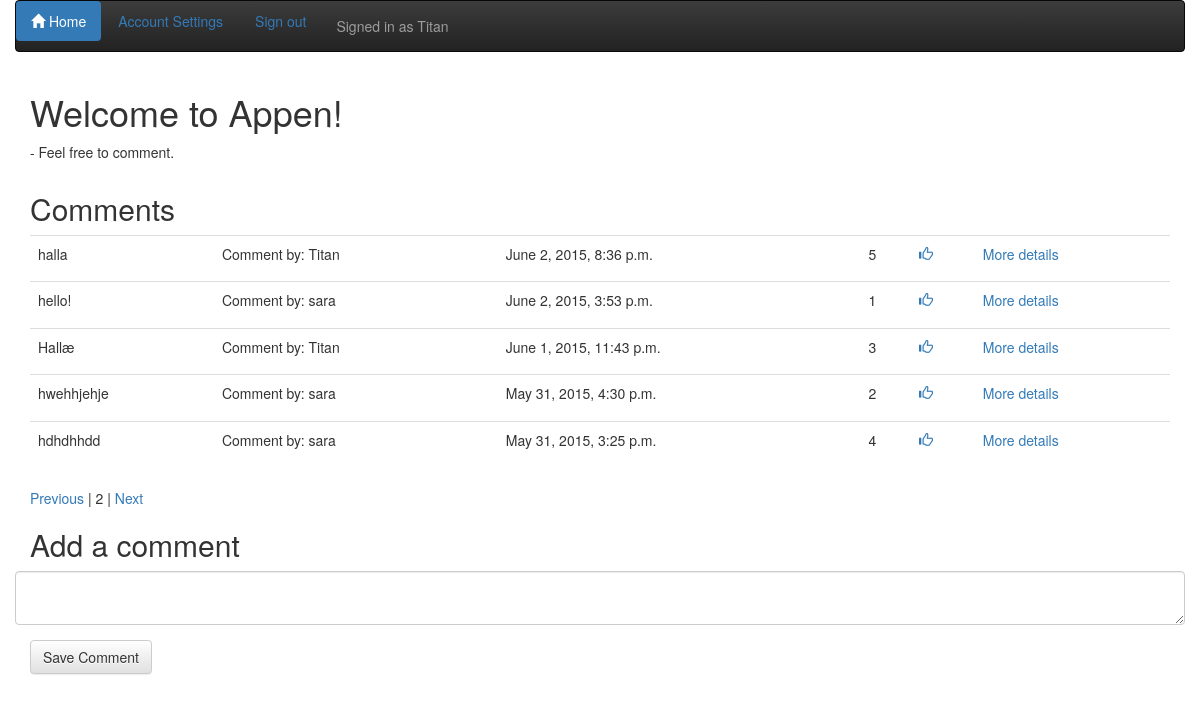
/?page=2 (signed in), run on the app's committed database.
### theme/models.py (models this page shows, shortened)
class Comment(models.Model):
	comment = models.TextField()
	likes = models.PositiveIntegerField(default=0)
	comment_by = models.ForeignKey(User, related_name="written_comments")
	comment_datetime = models.DateTimeField()
	class Meta:
		ordering = ['-comment_datetime']

### theme/views.py (the view, shortened to what this page needs)
# urls.py: url(r'^$', views.frontpage, name='frontpage'),
def frontpage(request):
	comments = Comment.objects.all()
	page_number = request.GET.get('page', 1)
	paginator = Paginator(comments, 5)
	try:
		comments = paginator.page(page_number)
	except PageNotAnInteger:
		comments = paginator.page(1)
	except EmptyPage:
		comments = paginator.page(paginator.num_pages)
	context = {
		'comments': comments,
	}
	return render(request, 'theme/frontpage.html', context)

### theme/templates/theme/frontpage.html (shortened to what this page needs)
{% extends 'theme/base.html' %}
{% block container %}
{% if user.is_authenticated %}
	<div class="container">
		<h1>Welcome to Appen!</h1>
		<p>- Feel free to comment.</p>
	</div>
	<div class="container">
	<div class="row">
		<div class="col-sm-12">
			<h2>Comments</h2>
			<table class="table">
			{% for comment in comments %}
				<tr>
					<td><p>{{ comment.comment }}</p></td>
					<td>Comment by: {{ comment.comment_by }}</td>
					<td>{{ comment.comment_datetime }}</td>
					<td id="id-likes-for-comment-{{ comment.id }}">{{ comment.likes }}</td>
					<td><a href="" class="add-comment-link" data-commentid="{{ comment.id }}"><span class="glyphicon glyphicon-thumbs-up" aria-hidden="true"></span></a></td>
					<td><a href="{% url 'comment_details' comment.id %}"> More details</a></td>
				<tr>
				{% empty %}
				<tr>
					<td>Sorry no comments so far</td>
				</tr>
				{% endfor %}
			</table>
		</div>
			<div class="container">
				{% if comments.has_previous %}
				<a href="?page={{ comments.previous_page_number }}">Previous</a>
				{% endif %}
				| {{ comments.number }} |
				{% if comments.has_next %}
				<a href="?page={{ comments.next_page_number }}">Next</a>
				{% endif %}
			</div>
		</div>
		<div class="row">
		<div class="col-sm-12">
			<h2>Add a comment</h2>
		<form class="form-horizontal" method="POST">
			<div class="form-group">
				<div class "col-sm-12">
					<textarea class="form-control" row="5" name="new_comment"></textarea>
				</div>
			</div>
			<div class="form-group">
				<div class="col-sm-12">
					<button type="submit" class="btn btn-default">Save Comment</button>
				</div>
			</div>
		</form>
		</div>
	</div>
</div>
{% endif %}
{% endblock %}

### theme/templates/theme/Base.html
{% extends 'theme/site_base.html' %}
{% block body %}
	<div class="container-fluid">
		{% if user.is_anonymous %}
		<nav class="navbar navbar-inverse">
		<ul class="nav nav-pills">
			<li role="presentation" class="active"><a href="{% url 'frontpage' %}"><span class="glyphicon glyphicon-home"></span> Home</a></li>
			<li role="presentation"><a href="{% url 'user_register' %}">Register</a></li>
			<li role="presentation"><a href="{% url 'user_login' %}">Sign in</a></li>
			<p class="navbar-text">You are not signed in</p>
		</ul>
		</nav>
		{% else %}
		<nav class="navbar navbar-inverse">
		<ul class="nav nav-pills">
			<li role="presentation" class="active"><a href="{% url 'frontpage' %}"><span class="glyphicon glyphicon-home"></span> Home</a></li>
			<li role="presentation"><a href="{% url 'change_user_info' %}">Account Settings</a></li>
			<li role="presentation"><a href="{% url 'user_logout' %}">Sign out</a></li>
			<p class="navbar-text"> Signed in as {{user.username}}</p>
		</ul>
		</nav>
		{% endif %}
	</div>
	{% block container %}{% endblock %}
	{% endblock %}

### data on the page
Comment: comment "halla", comment_by "Titan", comment_datetime "June 2, 2015, 8:36 p.m.", likes "5"
Comment: comment "hello!", comment_by "sara", comment_datetime "June 2, 2015, 3:53 p.m.", likes "1"
Comment: comment "Hallæ", comment_by "Titan", comment_datetime "June 1, 2015, 11:43 p.m.", likes "3"
Comment: comment "hwehhjehje", comment_by "sara", comment_datetime "May 31, 2015, 4:30 p.m.", likes "2"
Comment: comment "hdhdhhdd", comment_by "sara", comment_datetime "May 31, 2015, 3:25 p.m.", likes "4"

### other printed values
{{ user.username }} "Titan"
{{ comments.number }} "2"
